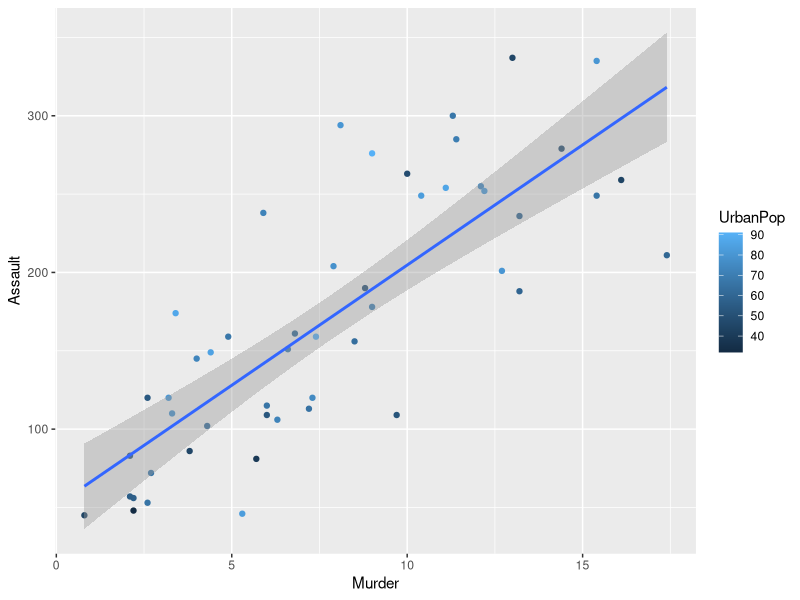

Write R code to recreate this figure.
# The goal in the LMT tutorial is to get you started doing DATA ANALYSIS in 
# R as quickly as possible, so there will be lots of moments where we'll skip
# over some of the long, complicated explanations for WHY we're doing things
# in a particular way. I'll try to refer to these parts as **sorcery**, meaning
# that there is actually a perfectly sensible explanation, but it's waaaay too
# time consuming.

# So let's get started. First you need to install tidyverse. Here is the command
# that you need:

install.packages("tidyverse")

# Note that the quote marks "" are required here. There will be other commands
# where quotes aren't needed. This is one of the sorcery things.

# You only need to *install* a package once. If you can get this script to run
# then you will not need to install tidyverse ever again (sort of - more sorcery)
# because it is always on your computer.

# However you DO need to load tidyverse. Every time. So let's do that. 

library(tidyverse)

# Notice that this doesn't have quote marks (sorcery). You will also notice that
# every one of my scripts later will start with a library(tidyverse) command. 

# Finally, let's just check that tidyverse is installed and properly loaded. This
# command will draw a pretty picture:

pic <- USArrests %>% 
  ggplot(aes(x = Murder, y = Assault, colour = UrbanPop)) +
  geom_point() + 
  geom_smooth(method = lm)

plot(pic)

# You should be looking at a plot displaying the number of arrests for murder
# (per 100,000 residents) in the US in 1973 against the number of arrests for
# assault. Each dot is a different US state, and the colour of the markers 
# reflects the percent of the populatiuon living in urban areas. Laid over the
# top is the best fitting regression line plus prediction interval.

# That's quite a lot to get from one short section of R code!


# COMMON ISSUE #1: If you are looking at an error message that reads...
#
#    Error in (blah blah blah) could not find function "%>%"
#
# It means you don't have tidyverse loaded. Try the library(tidyverse) 
# command from line 22 above

# COMMON ISSUE #2: If you are looking at an error message that reads...
#
#    Error in library(tidyverse) : there is no package called ‘tidyverse’
#
# It means you don't have tidyverse *installed*. Check out the installation
# command on line 11 above




